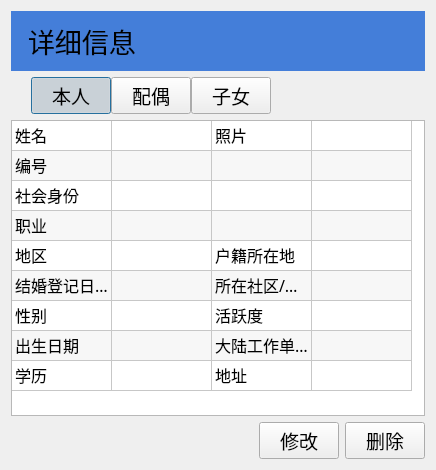
<?xml version="1.0" encoding="UTF-8"?>
<ui version="4.0">
 <class>Dialog</class>
 <widget class="QDialog" name="Dialog">
  <property name="geometry">
   <rect>
    <x>0</x>
    <y>0</y>
    <width>436</width>
    <height>470</height>
   </rect>
  </property>
  <property name="font">
   <font>
    <family>SimHei</family>
    <pointsize>14</pointsize>
   </font>
  </property>
  <property name="windowTitle">
   <string>详细信息</string>
  </property>
  <layout class="QVBoxLayout" name="verticalLayout">
   <item>
    <widget class="QScrollArea" name="scrollArea">
     <property name="frameShape">
      <enum>QFrame::NoFrame</enum>
     </property>
     <property name="widgetResizable">
      <bool>true</bool>
     </property>
     <property name="alignment">
      <set>Qt::AlignLeading|Qt::AlignLeft|Qt::AlignTop</set>
     </property>
     <widget class="QWidget" name="scrollAreaWidgetContents">
      <property name="geometry">
       <rect>
        <x>0</x>
        <y>0</y>
        <width>418</width>
        <height>452</height>
       </rect>
      </property>
      <layout class="QVBoxLayout" name="verticalLayout_2">
       <property name="leftMargin">
        <number>0</number>
       </property>
       <property name="topMargin">
        <number>0</number>
       </property>
       <property name="rightMargin">
        <number>0</number>
       </property>
       <property name="bottomMargin">
        <number>0</number>
       </property>
       <item>
        <widget class="QLabel" name="label">
         <property name="font">
          <font>
           <family>SimHei</family>
           <pointsize>20</pointsize>
          </font>
         </property>
         <property name="styleSheet">
          <string notr="true">background-color: rgb(68, 126, 217);
padding: 10px</string>
         </property>
         <property name="text">
          <string>详细信息</string>
         </property>
        </widget>
       </item>
       <item>
        <layout class="QHBoxLayout" name="horizontalLayout">
         <property name="spacing">
          <number>0</number>
         </property>
         <property name="leftMargin">
          <number>20</number>
         </property>
         <item>
          <widget class="QPushButton" name="button_self">
           <property name="text">
            <string>本人</string>
           </property>
           <property name="checkable">
            <bool>true</bool>
           </property>
           <property name="checked">
            <bool>true</bool>
           </property>
           <attribute name="buttonGroup">
            <string notr="true">buttonGroup</string>
           </attribute>
          </widget>
         </item>
         <item>
          <widget class="QPushButton" name="button_couple">
           <property name="text">
            <string>配偶</string>
           </property>
           <property name="checkable">
            <bool>true</bool>
           </property>
           <attribute name="buttonGroup">
            <string notr="true">buttonGroup</string>
           </attribute>
          </widget>
         </item>
         <item>
          <widget class="QPushButton" name="button_children">
           <property name="text">
            <string>子女</string>
           </property>
           <property name="checkable">
            <bool>true</bool>
           </property>
           <attribute name="buttonGroup">
            <string notr="true">buttonGroup</string>
           </attribute>
          </widget>
         </item>
         <item>
          <spacer name="horizontalSpacer">
           <property name="orientation">
            <enum>Qt::Horizontal</enum>
           </property>
           <property name="sizeHint" stdset="0">
            <size>
             <width>40</width>
             <height>20</height>
            </size>
           </property>
          </spacer>
         </item>
        </layout>
       </item>
       <item>
        <widget class="QTableWidget" name="tableWidget">
         <property name="font">
          <font>
           <family>SimHei</family>
           <pointsize>12</pointsize>
          </font>
         </property>
         <property name="verticalScrollBarPolicy">
          <enum>Qt::ScrollBarAsNeeded</enum>
         </property>
         <property name="horizontalScrollBarPolicy">
          <enum>Qt::ScrollBarAlwaysOff</enum>
         </property>
         <property name="alternatingRowColors">
          <bool>true</bool>
         </property>
         <attribute name="horizontalHeaderVisible">
          <bool>false</bool>
         </attribute>
         <attribute name="verticalHeaderVisible">
          <bool>false</bool>
         </attribute>
         <row>
          <property name="text">
           <string>New Row</string>
          </property>
         </row>
         <row>
          <property name="text">
           <string>New Row</string>
          </property>
         </row>
         <row>
          <property name="text">
           <string>New Row</string>
          </property>
         </row>
         <row>
          <property name="text">
           <string>New Row</string>
          </property>
         </row>
         <row>
          <property name="text">
           <string>New Row</string>
          </property>
         </row>
         <row>
          <property name="text">
           <string>New Row</string>
          </property>
         </row>
         <row>
          <property name="text">
           <string>New Row</string>
          </property>
         </row>
         <row>
          <property name="text">
           <string>New Row</string>
          </property>
         </row>
         <row>
          <property name="text">
           <string>New Row</string>
          </property>
         </row>
         <column>
          <property name="text">
           <string>New Column</string>
          </property>
         </column>
         <column>
          <property name="text">
           <string>New Column</string>
          </property>
         </column>
         <column>
          <property name="text">
           <string>New Column</string>
          </property>
         </column>
         <column>
          <property name="text">
           <string>New Column</string>
          </property>
         </column>
         <item row="0" column="0">
          <property name="text">
           <string>姓名</string>
          </property>
          <property name="flags">
           <set>ItemIsEnabled</set>
          </property>
         </item>
         <item row="0" column="2">
          <property name="text">
           <string>照片</string>
          </property>
         </item>
         <item row="1" column="0">
          <property name="text">
           <string>编号</string>
          </property>
          <property name="flags">
           <set>ItemIsEnabled</set>
          </property>
         </item>
         <item row="1" column="2">
          <property name="text">
           <string/>
          </property>
         </item>
         <item row="2" column="0">
          <property name="text">
           <string>社会身份</string>
          </property>
          <property name="flags">
           <set>ItemIsEnabled</set>
          </property>
         </item>
         <item row="2" column="1">
          <property name="text">
           <string/>
          </property>
         </item>
         <item row="2" column="2">
          <property name="text">
           <string/>
          </property>
          <property name="flags">
           <set>NoItemFlags</set>
          </property>
         </item>
         <item row="3" column="0">
          <property name="text">
           <string>职业</string>
          </property>
          <property name="flags">
           <set>ItemIsEnabled</set>
          </property>
         </item>
         <item row="3" column="2">
          <property name="text">
           <string/>
          </property>
          <property name="flags">
           <set>NoItemFlags</set>
          </property>
         </item>
         <item row="4" column="0">
          <property name="text">
           <string>地区</string>
          </property>
          <property name="flags">
           <set>ItemIsEnabled</set>
          </property>
         </item>
         <item row="4" column="2">
          <property name="text">
           <string>户籍所在地</string>
          </property>
          <property name="flags">
           <set>ItemIsEnabled</set>
          </property>
         </item>
         <item row="5" column="0">
          <property name="text">
           <string>结婚登记日期</string>
          </property>
          <property name="flags">
           <set>ItemIsEnabled</set>
          </property>
         </item>
         <item row="5" column="2">
          <property name="text">
           <string>所在社区/镇村</string>
          </property>
          <property name="flags">
           <set>ItemIsEnabled</set>
          </property>
         </item>
         <item row="6" column="0">
          <property name="text">
           <string>性别</string>
          </property>
          <property name="flags">
           <set>ItemIsEnabled</set>
          </property>
         </item>
         <item row="6" column="2">
          <property name="text">
           <string>活跃度</string>
          </property>
          <property name="flags">
           <set>ItemIsEnabled</set>
          </property>
         </item>
         <item row="7" column="0">
          <property name="text">
           <string>出生日期</string>
          </property>
          <property name="flags">
           <set>ItemIsEnabled</set>
          </property>
         </item>
         <item row="7" column="2">
          <property name="text">
           <string>大陆工作单位</string>
          </property>
          <property name="flags">
           <set>ItemIsEnabled</set>
          </property>
         </item>
         <item row="8" column="0">
          <property name="text">
           <string>学历</string>
          </property>
          <property name="flags">
           <set>ItemIsEnabled</set>
          </property>
         </item>
         <item row="8" column="2">
          <property name="text">
           <string>地址</string>
          </property>
          <property name="flags">
           <set>ItemIsEnabled</set>
          </property>
         </item>
        </widget>
       </item>
       <item>
        <layout class="QHBoxLayout" name="horizontalLayout_2">
         <item>
          <spacer name="horizontalSpacer_2">
           <property name="orientation">
            <enum>Qt::Horizontal</enum>
           </property>
           <property name="sizeHint" stdset="0">
            <size>
             <width>40</width>
             <height>20</height>
            </size>
           </property>
          </spacer>
         </item>
         <item>
          <widget class="QPushButton" name="pushButton">
           <property name="cursor">
            <cursorShape>PointingHandCursor</cursorShape>
           </property>
           <property name="text">
            <string>修改</string>
           </property>
          </widget>
         </item>
         <item>
          <widget class="QPushButton" name="pushButton_2">
           <property name="cursor">
            <cursorShape>PointingHandCursor</cursorShape>
           </property>
           <property name="text">
            <string>删除</string>
           </property>
          </widget>
         </item>
        </layout>
       </item>
      </layout>
     </widget>
    </widget>
   </item>
  </layout>
 </widget>
 <resources/>
 <connections/>
 <buttongroups>
  <buttongroup name="buttonGroup"/>
 </buttongroups>
</ui>
